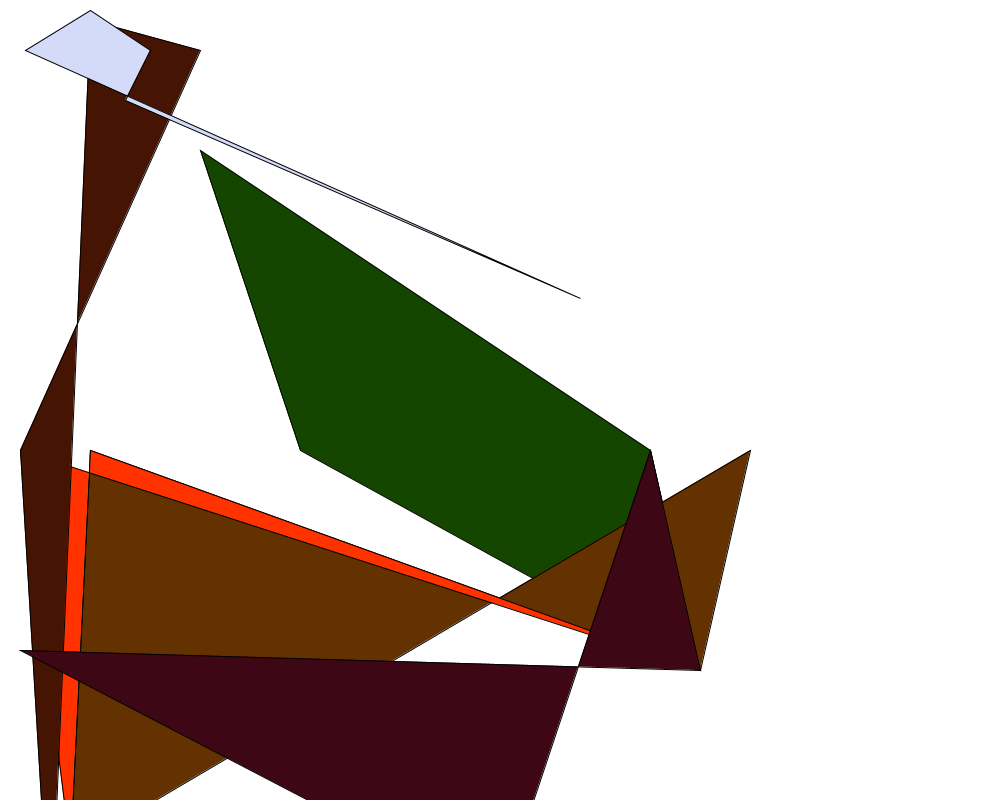
Frame 1 (no input)
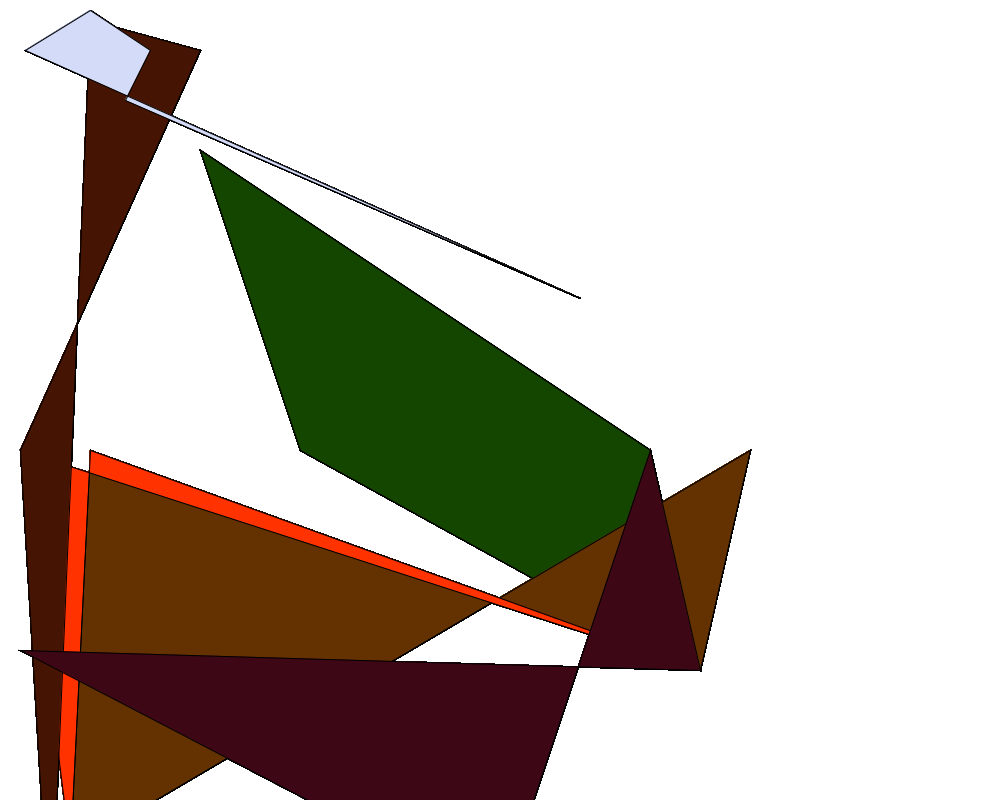
Frame 60 (the mouse pressed at the canvas centre just before this capture)
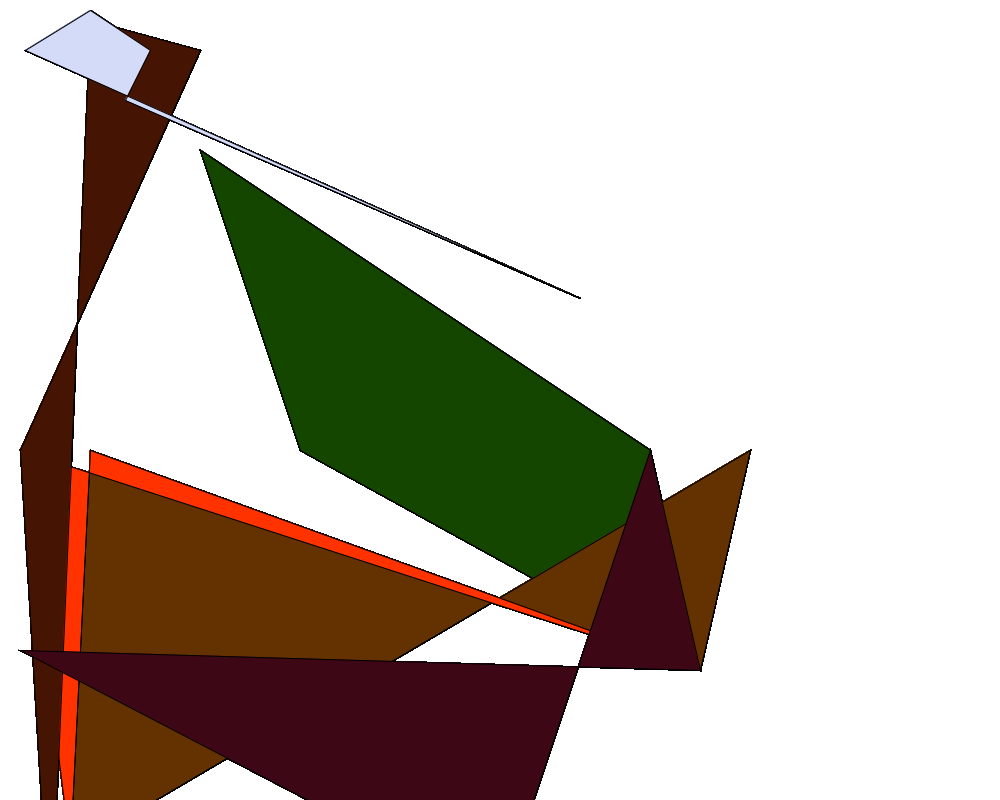
Frame 120 (the mouse held since frame 60 and released just before this capture)

The Processing sketch that drew these frames (run headless with seeded random() and noise(); from frame 60 on, the mouse is pressed at the canvas centre):

// Processing sketch: processing_62375
// ── processing_62375.pde

void setup()
{
  size(1000, 800);
  background(255, 255, 255);
  smooth();
  frameRate(60);
}
void draw()
{

  beginShape();
  fill(60, 70, 0);
  vertex(500, 500);
  vertex(600, 650);
  vertex(700, 670);
  vertex(650, 450);
  endShape(CLOSE);
  
  beginShape();
  fill(20, 70, 0);
  vertex(200, 150);
  vertex(300, 450);
  vertex(700, 670);
  vertex(650, 450);
  endShape(CLOSE);
  
   beginShape();
  fill(100, 50, 0);
  vertex(70, 850);
  vertex(90, 450);
  vertex(700, 670);
  vertex(750, 450);
  endShape(CLOSE);
  
   beginShape();
  fill(900, 50, 0);
  vertex(70, 850);
  vertex(90, 450);
  vertex(700, 670);
  vertex(20, 450);
  endShape(CLOSE);
  
   beginShape();
  fill(70, 20, 2);
  vertex(50, 950);
  vertex(90, 20);
  vertex(200, 50);
  vertex(20, 450);
  endShape(CLOSE);
  
   beginShape();
  fill(62, 7, 22);
  vertex(500, 900);
  vertex(20, 650);
  vertex(700, 670);
  vertex(650, 450);
  endShape(CLOSE);
  
  beginShape();
  fill(212, 219,248 );
  vertex(25, 50);
  vertex(90, 10);
  vertex(150, 50);
  vertex(125, 100);
  vertex (580, 298);
  endShape(CLOSE);
  

}


//void setup()
//{
//  size(400,200);
//  smooth();
//
//textAlign(CENTER);
//text("Merry Christmas!", 500,400);
//
//}
